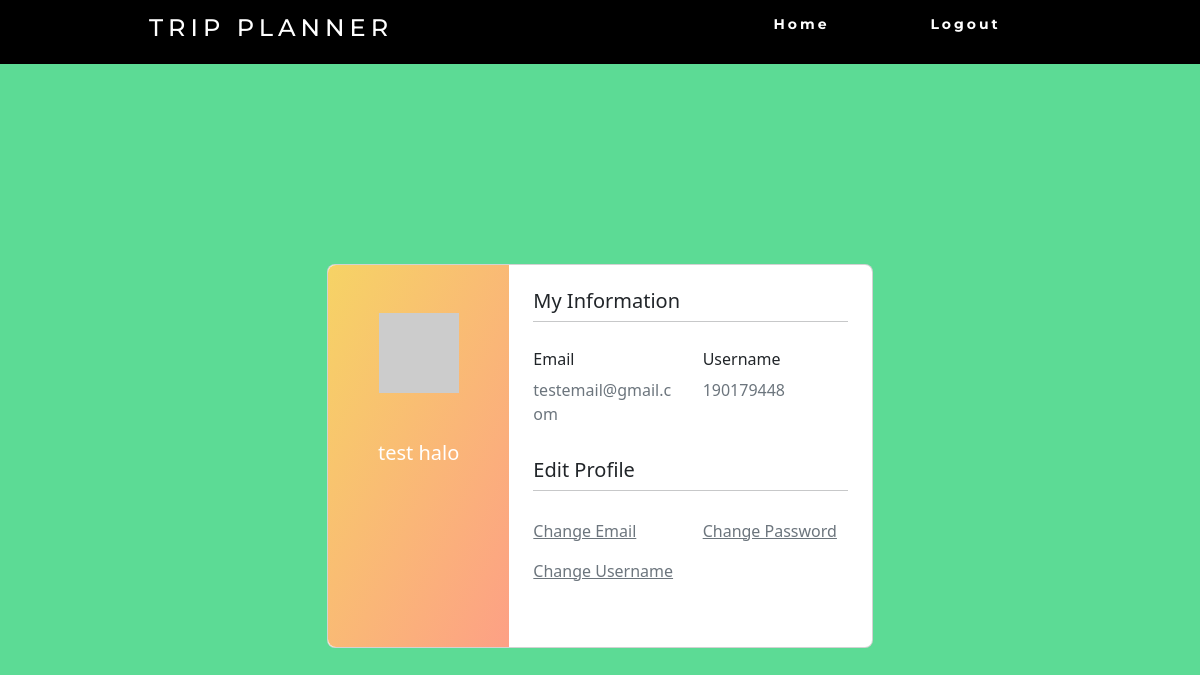
The app's page /profile/ (signed in) with its own data.
### website/models.py (models this page shows)
class User(db.Model, UserMixin):
    id = db.Column(db.Integer, primary_key=True)
    email = db.Column(db.String(150), unique=True)
    password = db.Column(db.String(150))
    username = db.Column(db.String(150), unique=True)
    last_name = db.Column(db.String(150))
    first_name = db.Column(db.String(150))
    trip = db.relationship('Trip')
    menu = db.relationship('Menu')
    friended = db.relationship('Friends')
    def avatar(self, size):
        digest = md5(self.email.lower().encode('utf-8')).hexdigest()
        return 'https://www.gravatar.com/avatar/{}?d=identicon&s={}'.format(
            digest, size)

### website/views.py (the view)
@views.route('/profile/', methods = ['GET', 'POST'])
@login_required
def profile():
    return render_template("profile.html", user=current_user)

### website/__init__.py (called while the page is built)
def create_app():
    app = Flask(__name__)
    app.config['SECRET_KEY'] = 'hjshjhdajah'
    app.config['SQLALCHEMY_DATABASE_URI'] = f'sqlite:///{DB_NAME}'
    app.config['SQLALCHEMY_TRACK_MODIFICATIONS'] = False
    db.init_app(app)
    from .views import views
    from .auth import auth
    app.register_blueprint(views, url_prefix='/')
    app.register_blueprint(auth, url_prefix='/')
    from .models import User, Trip
    create_database(app)
    login_manager = LoginManager()
    login_manager.login_view = 'auth.login'
    login_manager.init_app(app)
    @login_manager.user_loader
    def load_user(id):
        return User.query.get(int(id))
    return app

### website/templates/profile.html (shortened to what this page needs)
<!DOCTYPE html>
<html>
    <head>
        <link href="https://cdn.jsdelivr.net/npm/bootstrap@5.2.1/dist/css/bootstrap.min.css" rel="stylesheet">
        <link rel="stylesheet" href="https://cdn.jsdelivr.net/npm/bootstrap-icons@1.9.1/font/bootstrap-icons.css">
        <link rel="stylesheet" href="../static/css/profile.css">
        <link rel="stylesheet" href="../static/css/navbar.css">
        <link rel="stylesheet" href="https://cdn.jsdelivr.net/npm/@fortawesome/fontawesome-free@6.1.2/css/fontawesome.min.css">
    </head>
    <body>
        <nav>
          <div class="navheading">
              <h4>Trip Planner</h4>
            </div>
            <ul class="nav-links">
                <li><a href="/">Home</a></li>
                <li><a href="/logout">Logout</a></li>
            </ul>
          </nav>
        <section class="vh-100" style="background-color: #5CDB95;">
            <div class="container py-5 h-100">
              <div class="row d-flex justify-content-center align-items-center h-100">
                <div class="col col-lg-6 mb-4 mb-lg-0">
                  <div class="card mb-3" style="border-radius: .5rem;">
                    <div class="row g-0">
                      <div class="col-md-4 gradient-custom text-center text-white"
                        style="border-top-left-radius: .5rem; border-bottom-left-radius: .5rem;">
                        <img src="{{user.avatar(128)}}"
                          alt="Avatar" class="img-fluid my-5" style="width: 80px;" />
                        <h5>{{user.first_name}} {{user.last_name}}</h5>
                      </div>
                      <div class="col-md-8">
                        <div class="card-body p-4">
                          <h5>My Information</h5>
                          <hr class="mt-0 mb-4">
                          <div class="row pt-1">
                            <div class="col-6 mb-3">
                              <h6>Email</h6>
                              <p class="text-muted">{{user.email}}</p>
                            </div>
                            <div class="col-6 mb-3">
                              <h6>Username</h6>
                              <p class="text-muted">{{user.username}}</p>
                            </div>
                          </div>
                          <h5>Edit Profile</h5>
                          <hr class="mt-0 mb-4">
                          <div class="row pt-1">
                            <div class="col-6 mb-3">
                              <a class="text-muted" href="/email_reset/{{user.id}}">Change Email</a>
                            </div>
                            <div class="col-6 mb-3">
                              <a class="text-muted" href="/password_reset/{{user.id}}">Change Password</a>
                            </div>
                            <div class="col-6 mb-3">
                              <a class="text-muted" href="/username_reset/{{user.id}}">Change Username</a>
                            </div>
                          </div>
                          <div class="d-flex justify-content-start">
                            <a href="#!"></a>
                            <a href="#!"></a>
                          </div>
                        </div>
                      </div>
                    </div>
                  </div>
                </div>
              </div>
            </div>
          </section>
    </body>
</html>

### website/static/css/profile.css (style rules this page uses)
.gradient-custom { background: #f6d365; background: -webkit-linear-gradient(to right bottom, rgba(246, 211, 101, 1), rgba(253, 160, 133, 1)); background: linear-gradient(to right bottom, rgba(246, 211, 101, 1), rgba(253, 160, 133, 1)) }

### website/static/css/navbar.css (style rules this page uses)
nav { display: flex; justify-content: space-around; align-items: center; min-height: 8vh; background-color: black; font-family: "Montserrat", sans-serif; }
.nav-links { display: flex; justify-content: space-around; width: 30%; }
.nav-links li { list-style: none; }
.navheading { color: white; text-transform: uppercase; letter-spacing: 5px; font-size: 20px; }
.nav-links a { color: white; text-decoration: none; letter-spacing: 3px; font-weight: bold; font-size: 14px; padding: 14px 16px; }

### records on screen
User: first_name "test", last_name "halo", email "testemail@gmail.com", username "190179448"
